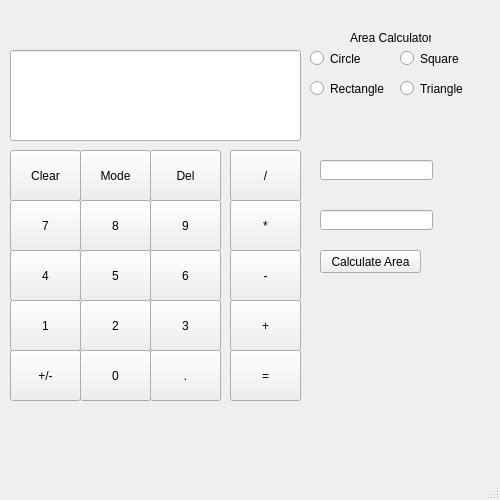
<?xml version="1.0" encoding="UTF-8"?>
<ui version="4.0">
 <class>MainWindow</class>
 <widget class="QMainWindow" name="MainWindow">
  <property name="geometry">
   <rect>
    <x>0</x>
    <y>0</y>
    <width>500</width>
    <height>500</height>
   </rect>
  </property>
  <property name="minimumSize">
   <size>
    <width>500</width>
    <height>500</height>
   </size>
  </property>
  <property name="maximumSize">
   <size>
    <width>500</width>
    <height>500</height>
   </size>
  </property>
  <property name="windowTitle">
   <string>Calculator</string>
  </property>
  <widget class="QWidget" name="centralwidget">
   <widget class="QLineEdit" name="output_display">
    <property name="geometry">
     <rect>
      <x>10</x>
      <y>50</y>
      <width>291</width>
      <height>91</height>
     </rect>
    </property>
    <property name="font">
     <font>
      <pointsize>16</pointsize>
     </font>
    </property>
    <property name="layoutDirection">
     <enum>Qt::LeftToRight</enum>
    </property>
    <property name="alignment">
     <set>Qt::AlignRight|Qt::AlignTrailing|Qt::AlignVCenter</set>
    </property>
    <property name="readOnly">
     <bool>true</bool>
    </property>
   </widget>
   <widget class="QPushButton" name="button_clear">
    <property name="geometry">
     <rect>
      <x>10</x>
      <y>150</y>
      <width>71</width>
      <height>51</height>
     </rect>
    </property>
    <property name="text">
     <string>Clear</string>
    </property>
   </widget>
   <widget class="QPushButton" name="button_mode">
    <property name="geometry">
     <rect>
      <x>80</x>
      <y>150</y>
      <width>71</width>
      <height>51</height>
     </rect>
    </property>
    <property name="text">
     <string>Mode</string>
    </property>
   </widget>
   <widget class="QPushButton" name="button_delete">
    <property name="geometry">
     <rect>
      <x>150</x>
      <y>150</y>
      <width>71</width>
      <height>51</height>
     </rect>
    </property>
    <property name="text">
     <string>Del</string>
    </property>
   </widget>
   <widget class="QPushButton" name="button_divide">
    <property name="geometry">
     <rect>
      <x>230</x>
      <y>150</y>
      <width>71</width>
      <height>51</height>
     </rect>
    </property>
    <property name="text">
     <string>/</string>
    </property>
   </widget>
   <widget class="QPushButton" name="button_7">
    <property name="geometry">
     <rect>
      <x>10</x>
      <y>200</y>
      <width>71</width>
      <height>51</height>
     </rect>
    </property>
    <property name="text">
     <string>7</string>
    </property>
   </widget>
   <widget class="QPushButton" name="button_8">
    <property name="geometry">
     <rect>
      <x>80</x>
      <y>200</y>
      <width>71</width>
      <height>51</height>
     </rect>
    </property>
    <property name="text">
     <string>8</string>
    </property>
   </widget>
   <widget class="QPushButton" name="button_multiply">
    <property name="geometry">
     <rect>
      <x>230</x>
      <y>200</y>
      <width>71</width>
      <height>51</height>
     </rect>
    </property>
    <property name="text">
     <string>*</string>
    </property>
   </widget>
   <widget class="QPushButton" name="button_9">
    <property name="geometry">
     <rect>
      <x>150</x>
      <y>200</y>
      <width>71</width>
      <height>51</height>
     </rect>
    </property>
    <property name="text">
     <string>9</string>
    </property>
   </widget>
   <widget class="QPushButton" name="button_4">
    <property name="geometry">
     <rect>
      <x>10</x>
      <y>250</y>
      <width>71</width>
      <height>51</height>
     </rect>
    </property>
    <property name="text">
     <string>4</string>
    </property>
   </widget>
   <widget class="QPushButton" name="button_5">
    <property name="geometry">
     <rect>
      <x>80</x>
      <y>250</y>
      <width>71</width>
      <height>51</height>
     </rect>
    </property>
    <property name="text">
     <string>5</string>
    </property>
   </widget>
   <widget class="QPushButton" name="button_subtract">
    <property name="geometry">
     <rect>
      <x>230</x>
      <y>250</y>
      <width>71</width>
      <height>51</height>
     </rect>
    </property>
    <property name="text">
     <string>-</string>
    </property>
   </widget>
   <widget class="QPushButton" name="button_6">
    <property name="geometry">
     <rect>
      <x>150</x>
      <y>250</y>
      <width>71</width>
      <height>51</height>
     </rect>
    </property>
    <property name="text">
     <string>6</string>
    </property>
   </widget>
   <widget class="QPushButton" name="button_1">
    <property name="geometry">
     <rect>
      <x>10</x>
      <y>300</y>
      <width>71</width>
      <height>51</height>
     </rect>
    </property>
    <property name="text">
     <string>1</string>
    </property>
   </widget>
   <widget class="QPushButton" name="button_2">
    <property name="geometry">
     <rect>
      <x>80</x>
      <y>300</y>
      <width>71</width>
      <height>51</height>
     </rect>
    </property>
    <property name="text">
     <string>2</string>
    </property>
   </widget>
   <widget class="QPushButton" name="button_add">
    <property name="geometry">
     <rect>
      <x>230</x>
      <y>300</y>
      <width>71</width>
      <height>51</height>
     </rect>
    </property>
    <property name="text">
     <string>+</string>
    </property>
   </widget>
   <widget class="QPushButton" name="button_3">
    <property name="geometry">
     <rect>
      <x>150</x>
      <y>300</y>
      <width>71</width>
      <height>51</height>
     </rect>
    </property>
    <property name="text">
     <string>3</string>
    </property>
   </widget>
   <widget class="QPushButton" name="button_toggle_negative">
    <property name="geometry">
     <rect>
      <x>10</x>
      <y>350</y>
      <width>71</width>
      <height>51</height>
     </rect>
    </property>
    <property name="text">
     <string>+/-</string>
    </property>
   </widget>
   <widget class="QPushButton" name="button_0">
    <property name="geometry">
     <rect>
      <x>80</x>
      <y>350</y>
      <width>71</width>
      <height>51</height>
     </rect>
    </property>
    <property name="text">
     <string>0</string>
    </property>
   </widget>
   <widget class="QPushButton" name="button_equals">
    <property name="geometry">
     <rect>
      <x>230</x>
      <y>350</y>
      <width>71</width>
      <height>51</height>
     </rect>
    </property>
    <property name="text">
     <string>=</string>
    </property>
   </widget>
   <widget class="QPushButton" name="button_dot">
    <property name="geometry">
     <rect>
      <x>150</x>
      <y>350</y>
      <width>71</width>
      <height>51</height>
     </rect>
    </property>
    <property name="text">
     <string>.</string>
    </property>
   </widget>
   <widget class="QRadioButton" name="radiobutton_circle">
    <property name="geometry">
     <rect>
      <x>310</x>
      <y>50</y>
      <width>82</width>
      <height>17</height>
     </rect>
    </property>
    <property name="text">
     <string>Circle</string>
    </property>
   </widget>
   <widget class="QRadioButton" name="radiobutton_square">
    <property name="geometry">
     <rect>
      <x>400</x>
      <y>50</y>
      <width>82</width>
      <height>17</height>
     </rect>
    </property>
    <property name="text">
     <string>Square</string>
    </property>
   </widget>
   <widget class="QRadioButton" name="radiobutton_triangle">
    <property name="geometry">
     <rect>
      <x>400</x>
      <y>80</y>
      <width>82</width>
      <height>17</height>
     </rect>
    </property>
    <property name="text">
     <string>Triangle</string>
    </property>
   </widget>
   <widget class="QRadioButton" name="radiobutton_rectangle">
    <property name="geometry">
     <rect>
      <x>310</x>
      <y>80</y>
      <width>82</width>
      <height>17</height>
     </rect>
    </property>
    <property name="text">
     <string>Rectangle</string>
    </property>
   </widget>
   <widget class="QLabel" name="label_area_1">
    <property name="geometry">
     <rect>
      <x>320</x>
      <y>130</y>
      <width>71</width>
      <height>21</height>
     </rect>
    </property>
    <property name="text">
     <string/>
    </property>
   </widget>
   <widget class="QLineEdit" name="input_area_1">
    <property name="geometry">
     <rect>
      <x>320</x>
      <y>160</y>
      <width>113</width>
      <height>20</height>
     </rect>
    </property>
   </widget>
   <widget class="QPushButton" name="button_area_calculate">
    <property name="geometry">
     <rect>
      <x>320</x>
      <y>250</y>
      <width>101</width>
      <height>23</height>
     </rect>
    </property>
    <property name="text">
     <string>Calculate Area</string>
    </property>
   </widget>
   <widget class="QLabel" name="label_area">
    <property name="geometry">
     <rect>
      <x>350</x>
      <y>30</y>
      <width>81</width>
      <height>16</height>
     </rect>
    </property>
    <property name="text">
     <string>Area Calculator</string>
    </property>
   </widget>
   <widget class="QLabel" name="label_area_2">
    <property name="geometry">
     <rect>
      <x>320</x>
      <y>180</y>
      <width>61</width>
      <height>21</height>
     </rect>
    </property>
    <property name="text">
     <string/>
    </property>
   </widget>
   <widget class="QLineEdit" name="input_area_2">
    <property name="geometry">
     <rect>
      <x>320</x>
      <y>210</y>
      <width>113</width>
      <height>20</height>
     </rect>
    </property>
   </widget>
   <widget class="QLabel" name="label_error">
    <property name="geometry">
     <rect>
      <x>310</x>
      <y>290</y>
      <width>161</width>
      <height>111</height>
     </rect>
    </property>
    <property name="font">
     <font>
      <pointsize>10</pointsize>
      <weight>75</weight>
      <bold>true</bold>
     </font>
    </property>
    <property name="text">
     <string/>
    </property>
    <property name="alignment">
     <set>Qt::AlignCenter</set>
    </property>
   </widget>
  </widget>
  <widget class="QMenuBar" name="menubar">
   <property name="geometry">
    <rect>
     <x>0</x>
     <y>0</y>
     <width>500</width>
     <height>21</height>
    </rect>
   </property>
  </widget>
  <widget class="QStatusBar" name="statusbar"/>
 </widget>
 <resources/>
 <connections/>
</ui>
